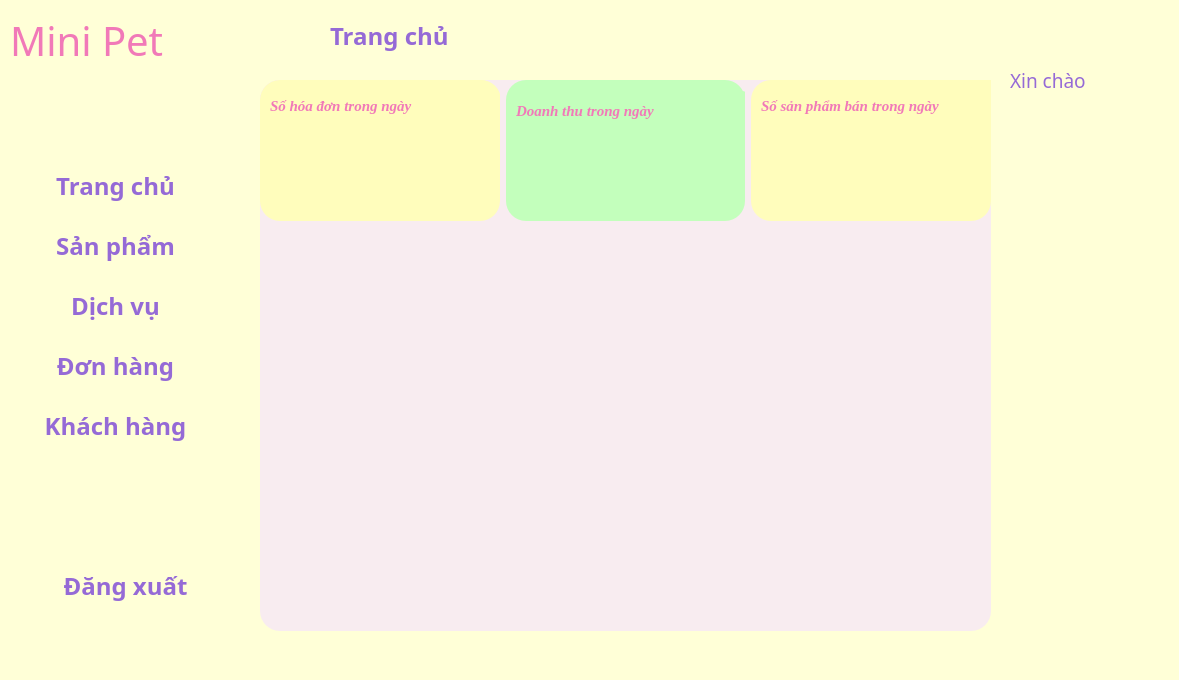
<?xml version="1.0" encoding="UTF-8"?>
<ui version="4.0">
 <class>UIMainWindow</class>
 <widget class="QMainWindow" name="UIMainWindow">
  <property name="geometry">
   <rect>
    <x>0</x>
    <y>0</y>
    <width>1179</width>
    <height>680</height>
   </rect>
  </property>
  <property name="windowTitle">
   <string>MainWindow</string>
  </property>
  <property name="styleSheet">
   <string notr="true">background-color: rgb(255, 255, 215);</string>
  </property>
  <widget class="QWidget" name="centralwidget">
   <widget class="QWidget" name="home" native="true">
    <property name="geometry">
     <rect>
      <x>260</x>
      <y>80</y>
      <width>731</width>
      <height>551</height>
     </rect>
    </property>
    <property name="styleSheet">
     <string notr="true">
background-color:rgb(248, 236, 240);
 border-radius: 20px; /* Bo góc */</string>
    </property>
    <widget class="QWidget" name="stats" native="true">
     <property name="geometry">
      <rect>
       <x>0</x>
       <y>0</y>
       <width>731</width>
       <height>141</height>
      </rect>
     </property>
     <layout class="QGridLayout" name="gridLayout">
      <item row="0" column="0">
       <widget class="QWidget" name="bill" native="true">
        <property name="styleSheet">
         <string notr="true">background-color: rgb(255, 253, 188);
color: rgb(255, 239, 178);
   border-radius: 20px; /* Bo góc */;</string>
        </property>
        <widget class="QLabel" name="label_5">
         <property name="geometry">
          <rect>
           <x>10</x>
           <y>0</y>
           <width>231</width>
           <height>51</height>
          </rect>
         </property>
         <property name="font">
          <font>
           <family>Times New Roman</family>
           <pointsize>11</pointsize>
           <weight>75</weight>
           <italic>true</italic>
           <bold>true</bold>
          </font>
         </property>
         <property name="styleSheet">
          <string notr="true">color: rgb(241, 121, 184)</string>
         </property>
         <property name="text">
          <string>Số hóa đơn trong ngày</string>
         </property>
        </widget>
        <widget class="QLabel" name="label_11">
         <property name="geometry">
          <rect>
           <x>180</x>
           <y>50</y>
           <width>41</width>
           <height>41</height>
          </rect>
         </property>
         <property name="text">
          <string/>
         </property>
         <property name="pixmap">
          <pixmap>hinhanh/bill1.png</pixmap>
         </property>
         <property name="scaledContents">
          <bool>true</bool>
         </property>
        </widget>
       </widget>
      </item>
      <item row="0" column="1">
       <widget class="QWidget" name="dthu" native="true">
        <property name="styleSheet">
         <string notr="true">background-color: rgb(195, 255, 188);
 border-radius: 20px; /* Bo góc */;</string>
        </property>
        <widget class="QLabel" name="label_7">
         <property name="geometry">
          <rect>
           <x>10</x>
           <y>10</y>
           <width>241</width>
           <height>41</height>
          </rect>
         </property>
         <property name="font">
          <font>
           <family>Times New Roman</family>
           <pointsize>11</pointsize>
           <weight>75</weight>
           <italic>true</italic>
           <bold>true</bold>
          </font>
         </property>
         <property name="styleSheet">
          <string notr="true">color: rgb(241, 121, 184)</string>
         </property>
         <property name="text">
          <string>Doanh thu trong ngày</string>
         </property>
        </widget>
        <widget class="QLabel" name="label_8">
         <property name="geometry">
          <rect>
           <x>180</x>
           <y>50</y>
           <width>41</width>
           <height>41</height>
          </rect>
         </property>
         <property name="text">
          <string/>
         </property>
         <property name="pixmap">
          <pixmap>hinhanh/dthu1.png</pixmap>
         </property>
         <property name="scaledContents">
          <bool>true</bool>
         </property>
        </widget>
       </widget>
      </item>
      <item row="0" column="2">
       <widget class="QWidget" name="spham" native="true">
        <property name="styleSheet">
         <string notr="true">background-color: rgb(255, 253, 188);
color: rgb(255, 239, 178);
   border-radius: 20px; /* Bo góc */;</string>
        </property>
        <widget class="QLabel" name="label_10">
         <property name="geometry">
          <rect>
           <x>180</x>
           <y>50</y>
           <width>41</width>
           <height>41</height>
          </rect>
         </property>
         <property name="text">
          <string/>
         </property>
         <property name="pixmap">
          <pixmap>hinhanh/spham.png</pixmap>
         </property>
         <property name="scaledContents">
          <bool>true</bool>
         </property>
        </widget>
        <widget class="QLabel" name="label_9">
         <property name="geometry">
          <rect>
           <x>10</x>
           <y>0</y>
           <width>281</width>
           <height>51</height>
          </rect>
         </property>
         <property name="font">
          <font>
           <family>Times New Roman</family>
           <pointsize>11</pointsize>
           <weight>75</weight>
           <italic>true</italic>
           <bold>true</bold>
          </font>
         </property>
         <property name="styleSheet">
          <string notr="true">color: rgb(241, 121, 184)</string>
         </property>
         <property name="text">
          <string>Số sản phẩm bán trong ngày</string>
         </property>
        </widget>
       </widget>
      </item>
     </layout>
    </widget>
   </widget>
   <widget class="QLabel" name="label_3">
    <property name="geometry">
     <rect>
      <x>330</x>
      <y>0</y>
      <width>171</width>
      <height>71</height>
     </rect>
    </property>
    <property name="font">
     <font>
      <family>Segoe UI Black</family>
      <pointsize>18</pointsize>
      <weight>75</weight>
      <bold>true</bold>
     </font>
    </property>
    <property name="styleSheet">
     <string notr="true">color: rgb(149, 106, 214);</string>
    </property>
    <property name="text">
     <string>Trang chủ</string>
    </property>
   </widget>
   <widget class="QLabel" name="label_4">
    <property name="geometry">
     <rect>
      <x>260</x>
      <y>10</y>
      <width>61</width>
      <height>51</height>
     </rect>
    </property>
    <property name="text">
     <string/>
    </property>
    <property name="pixmap">
     <pixmap>hinhanh/home.png</pixmap>
    </property>
    <property name="scaledContents">
     <bool>true</bool>
    </property>
   </widget>
   <widget class="QLabel" name="label_6">
    <property name="geometry">
     <rect>
      <x>1010</x>
      <y>0</y>
      <width>61</width>
      <height>51</height>
     </rect>
    </property>
    <property name="text">
     <string/>
    </property>
    <property name="pixmap">
     <pixmap>hinhanh/user.png</pixmap>
    </property>
    <property name="scaledContents">
     <bool>true</bool>
    </property>
   </widget>
   <widget class="QLabel" name="label_2">
    <property name="geometry">
     <rect>
      <x>1010</x>
      <y>50</y>
      <width>131</width>
      <height>61</height>
     </rect>
    </property>
    <property name="font">
     <font>
      <family>Segoe Script</family>
      <pointsize>14</pointsize>
      <weight>50</weight>
      <italic>false</italic>
      <bold>false</bold>
     </font>
    </property>
    <property name="styleSheet">
     <string notr="true">color: rgb(149, 106, 214);
font: 14pt &quot;Segoe Script&quot;;</string>
    </property>
    <property name="text">
     <string>Xin chào</string>
    </property>
   </widget>
   <widget class="QLabel" name="label_12">
    <property name="geometry">
     <rect>
      <x>10</x>
      <y>10</y>
      <width>241</width>
      <height>61</height>
     </rect>
    </property>
    <property name="font">
     <font>
      <family>Segoe Script</family>
      <pointsize>30</pointsize>
      <weight>9</weight>
      <italic>false</italic>
      <bold>false</bold>
     </font>
    </property>
    <property name="styleSheet">
     <string notr="true">color: rgb(241, 121, 184);
font: 75 30pt &quot;Segoe Script&quot;;
</string>
    </property>
    <property name="text">
     <string>Mini Pet</string>
    </property>
   </widget>
   <widget class="QPushButton" name="btn_donhang">
    <property name="geometry">
     <rect>
      <x>20</x>
      <y>340</y>
      <width>191</width>
      <height>51</height>
     </rect>
    </property>
    <property name="font">
     <font>
      <family>Arial Black</family>
      <pointsize>18</pointsize>
      <weight>75</weight>
      <bold>true</bold>
     </font>
    </property>
    <property name="styleSheet">
     <string notr="true">QPushButton {
    background-color:rgb(255, 255, 215); /* Màu nền xanh dương */
    /* Màu chữ trắng rgb(255, 255, 215)*/
	color: rgb(149, 106, 214);
    border-radius: 10px; /* Bo góc */
}
QPushButton:hover {
 /* Màu nền khi rê chuột */
	background-color: rgb(108, 187, 174);
color: white
}
QPushButton:pressed {
    background-color: rgb(31, 97, 141); /* Màu nền khi nhấn */
}</string>
    </property>
    <property name="text">
     <string>Đơn hàng</string>
    </property>
   </widget>
   <widget class="QWidget" name="widget_3" native="true">
    <property name="geometry">
     <rect>
      <x>60</x>
      <y>80</y>
      <width>81</width>
      <height>81</height>
     </rect>
    </property>
    <property name="styleSheet">
     <string notr="true">background-image: url(&quot;E:/HK6/DoAN/DoAn/hinhanh/logo2.png&quot;);
background-repeat: no-repeat;
background-position: center;
background-size: cover;  /* Ảnh sẽ tự động căn chỉnh để phủ toàn bộ */


</string>
    </property>
   </widget>
   <widget class="QPushButton" name="btn_dichvu">
    <property name="geometry">
     <rect>
      <x>20</x>
      <y>280</y>
      <width>191</width>
      <height>51</height>
     </rect>
    </property>
    <property name="font">
     <font>
      <family>Arial Black</family>
      <pointsize>18</pointsize>
      <weight>75</weight>
      <italic>false</italic>
      <bold>true</bold>
     </font>
    </property>
    <property name="styleSheet">
     <string notr="true">QPushButton {
    background-color:rgb(255, 255, 215); /* Màu nền xanh dương */
    /* Màu chữ trắng rgb(255, 255, 215)*/
	color: rgb(149, 106, 214);
    border-radius: 10px; /* Bo góc */
}
QPushButton:hover {
 /* Màu nền khi rê chuột */
	background-color: rgb(108, 187, 174);
color: white
}
QPushButton:pressed {
    background-color: rgb(31, 97, 141); /* Màu nền khi nhấn */
}</string>
    </property>
    <property name="text">
     <string>Dịch vụ</string>
    </property>
   </widget>
   <widget class="QPushButton" name="btn_home">
    <property name="geometry">
     <rect>
      <x>20</x>
      <y>160</y>
      <width>191</width>
      <height>51</height>
     </rect>
    </property>
    <property name="font">
     <font>
      <family>Arial Black</family>
      <pointsize>18</pointsize>
      <weight>75</weight>
      <italic>false</italic>
      <bold>true</bold>
     </font>
    </property>
    <property name="styleSheet">
     <string notr="true">QPushButton {
    background-color:rgb(255, 255, 215); /* Màu nền xanh dương */
    /* Màu chữ trắng rgb(255, 255, 215)*/
	color: rgb(149, 106, 214);
    border-radius: 10px; /* Bo góc */
}
QPushButton:hover {
 /* Màu nền khi rê chuột */
	background-color: rgb(108, 187, 174);
color: white
}
QPushButton:pressed {
    background-color: rgb(31, 97, 141); /* Màu nền khi nhấn */
}</string>
    </property>
    <property name="text">
     <string>Trang chủ</string>
    </property>
   </widget>
   <widget class="QPushButton" name="btn_khachhang">
    <property name="geometry">
     <rect>
      <x>20</x>
      <y>400</y>
      <width>191</width>
      <height>51</height>
     </rect>
    </property>
    <property name="font">
     <font>
      <family>Arial Black</family>
      <pointsize>18</pointsize>
      <weight>75</weight>
      <bold>true</bold>
     </font>
    </property>
    <property name="styleSheet">
     <string notr="true">QPushButton {
    background-color:rgb(255, 255, 215); /* Màu nền xanh dương */
    /* Màu chữ trắng rgb(255, 255, 215)*/
	color: rgb(149, 106, 214);
    border-radius: 10px; /* Bo góc */
}
QPushButton:hover {
 /* Màu nền khi rê chuột */
	background-color: rgb(108, 187, 174);
color: white
}
QPushButton:pressed {
    background-color: rgb(31, 97, 141); /* Màu nền khi nhấn */
}</string>
    </property>
    <property name="text">
     <string>Khách hàng</string>
    </property>
   </widget>
   <widget class="QPushButton" name="btn_logout">
    <property name="geometry">
     <rect>
      <x>30</x>
      <y>560</y>
      <width>191</width>
      <height>51</height>
     </rect>
    </property>
    <property name="font">
     <font>
      <family>Arial Black</family>
      <pointsize>18</pointsize>
      <weight>75</weight>
      <bold>true</bold>
     </font>
    </property>
    <property name="styleSheet">
     <string notr="true">QPushButton {
    background-color:rgb(255, 255, 215); /* Màu nền xanh dương */
    /* Màu chữ trắng rgb(255, 255, 215)*/
	color: rgb(149, 106, 214);
    border-radius: 10px; /* Bo góc */
}
QPushButton:hover {
 /* Màu nền khi rê chuột */
	background-color: rgb(108, 187, 174);
color: white
}
QPushButton:pressed {
    background-color: rgb(31, 97, 141); /* Màu nền khi nhấn */
}</string>
    </property>
    <property name="text">
     <string>Đăng xuất</string>
    </property>
   </widget>
   <widget class="QPushButton" name="btn_spham">
    <property name="geometry">
     <rect>
      <x>20</x>
      <y>220</y>
      <width>191</width>
      <height>51</height>
     </rect>
    </property>
    <property name="font">
     <font>
      <family>Arial Black</family>
      <pointsize>18</pointsize>
      <weight>75</weight>
      <bold>true</bold>
     </font>
    </property>
    <property name="styleSheet">
     <string notr="true">QPushButton {
    background-color:rgb(255, 255, 215); /* Màu nền xanh dương */
    /* Màu chữ trắng rgb(255, 255, 215)*/
	color: rgb(149, 106, 214);
    border-radius: 10px; /* Bo góc */
}
QPushButton:hover {
 /* Màu nền khi rê chuột */
	background-color: rgb(108, 187, 174);
color: white
}
QPushButton:pressed {
    background-color: rgb(31, 97, 141); /* Màu nền khi nhấn */
}</string>
    </property>
    <property name="text">
     <string>Sản phẩm</string>
    </property>
   </widget>
  </widget>
  <widget class="QStatusBar" name="statusbar"/>
 </widget>
 <resources/>
 <connections/>
</ui>
